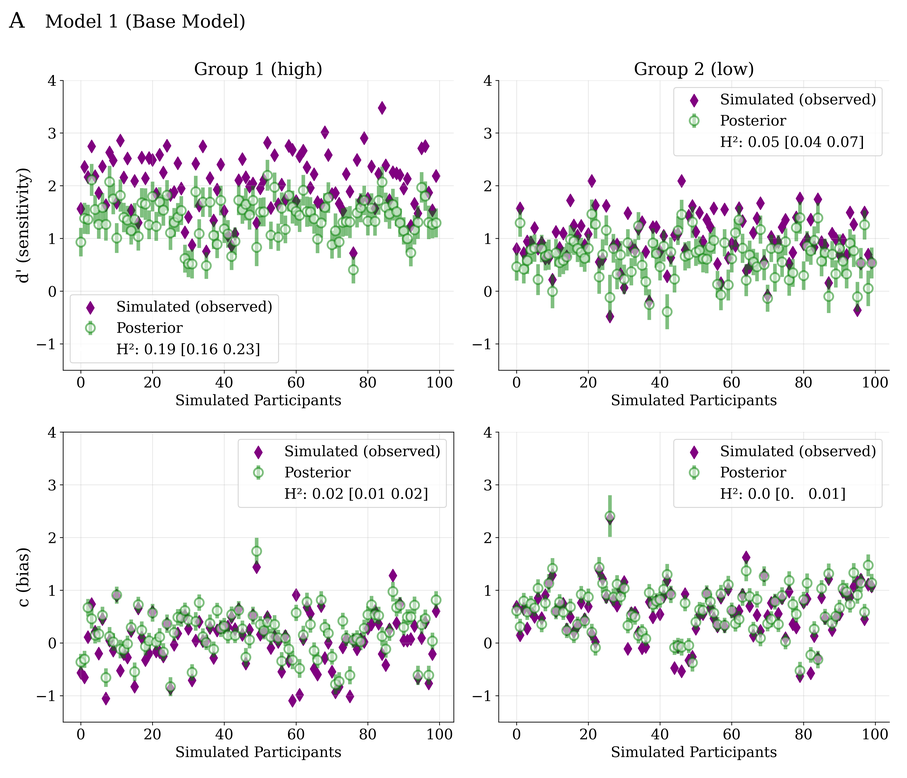
#> input picture model_posteriors/mod1_posteriors.png, 907 x 778 px, shrunk from 4200 x 3600 before the run
$ python combine_figures.py
#> lines starting #> are read from the running program, lines starting #| are printed output that depends on the picture
# -*- coding: utf-8 -*-
from PIL import Image
import matplotlib.pyplot as plt

plots = ["mod1_posteriors.png","mod2_posteriors.png","mod3_posteriors.png"]

im1,im2,im3 = [Image.open(plots[i]) for i in range(len(plots))]
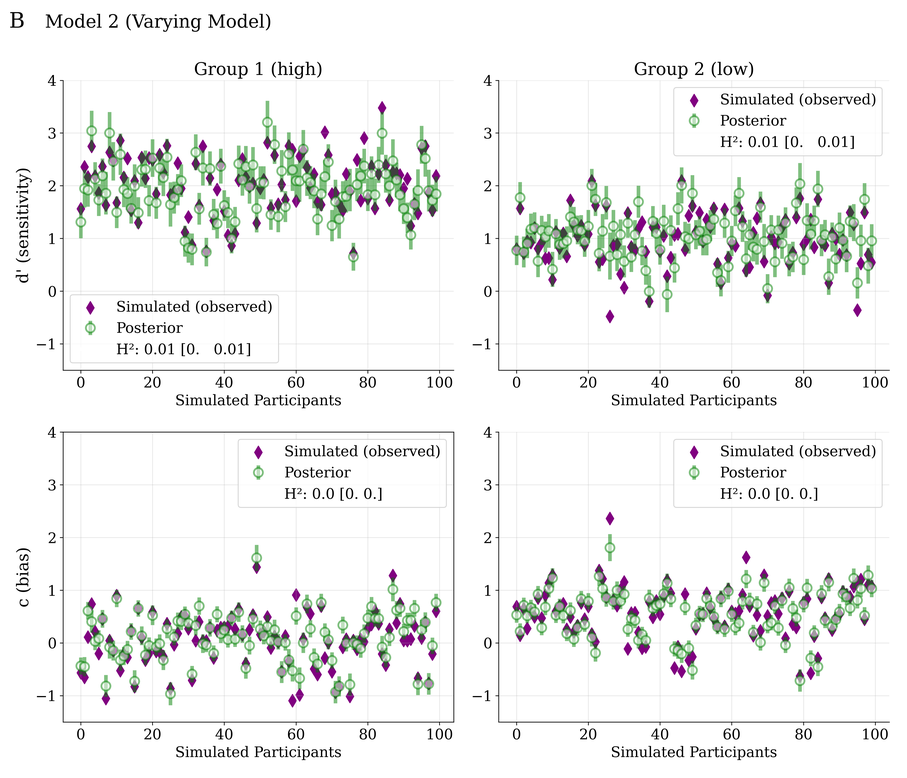
#> input picture model_posteriors/mod2_posteriors.png, 907 x 778 px, shrunk from 4200 x 3600 before the run
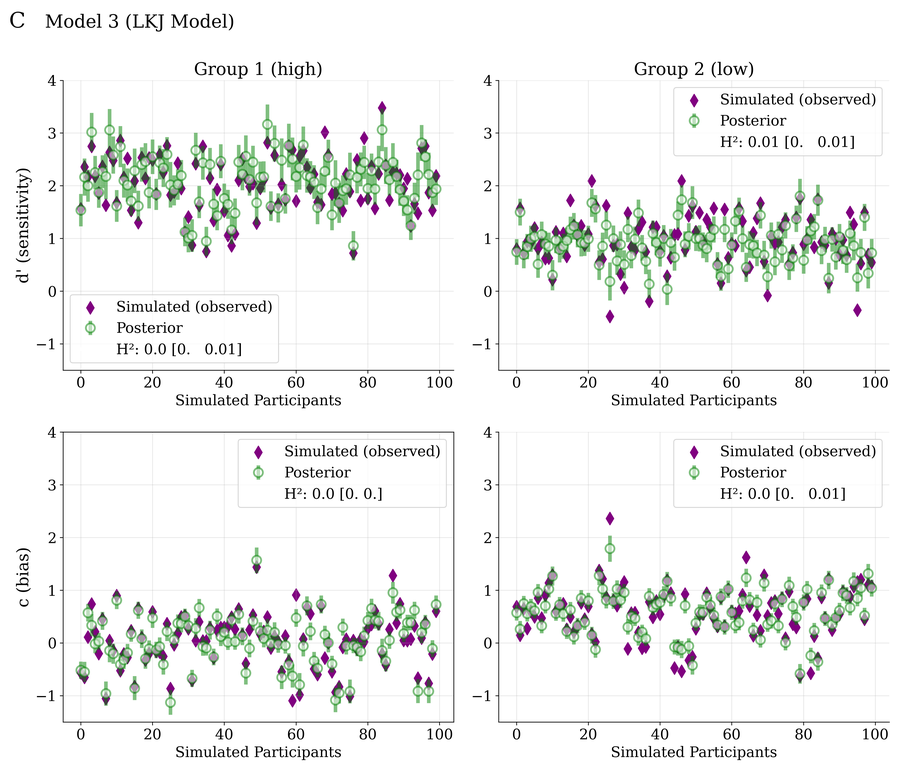
#> input picture model_posteriors/mod3_posteriors.png, 907 x 778 px, shrunk from 4200 x 3600 before the run
#> im1 is the input picture: PIL image 907x778 RGBA; mean R, G, B, A 238.8, 239.6, 238.8, 255
#> im2 is the input picture: PIL image 907x778 RGBA; mean R, G, B, A 238.8, 240.4, 238.8, 255
#> im3 is the input picture: PIL image 907x778 RGBA; mean R, G, B, A 239.2, 240.7, 239.2, 255

dst = Image.new('RGB', (im1.width*2 , im1.height*2), color=(255,255,255))
#> dst: PIL image 1814x1556 RGB; every value is 255

dst.paste(im1, (0, 0))
dst.paste(im2, (im1.width, 0))
dst.paste(im3, (0, im1.height))

dst.save("posterior_plots1.png")

dst = Image.new('RGB', (im1.width , im1.height*3), color=(255,255,255))
#> dst: PIL image 907x2334 RGB; every value is 255

dst.paste(im1, (0, 0))
dst.paste(im2, (0, im1.height))
dst.paste(im3, (0, im1.height*2))
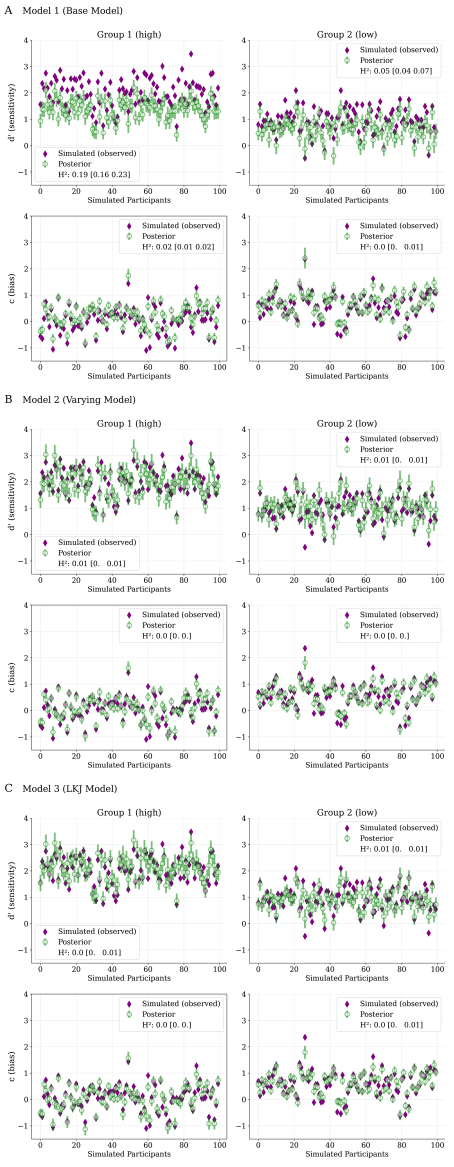
#> dst: PIL image 907x2334 RGB (shown at 1/2 size); mean R, G, B 238.9, 240.2, 238.9

dst.save("posterior_plots2.png")


plots = ["mod1_ROC.png","mod2_ROC.png","mod3_ROC.png"]

im1,im2,im3 = [Image.open(plots[i]) for i in range(len(plots))]
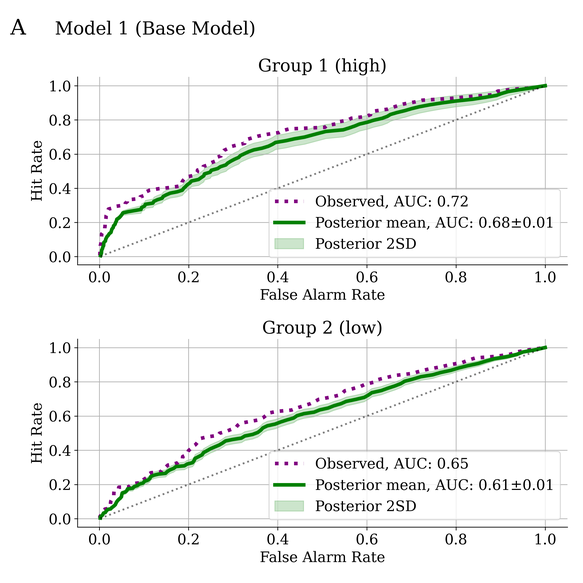
#> input picture model_posteriors/mod1_ROC.png, 583 x 583 px, shrunk from 2700 x 2700 before the run
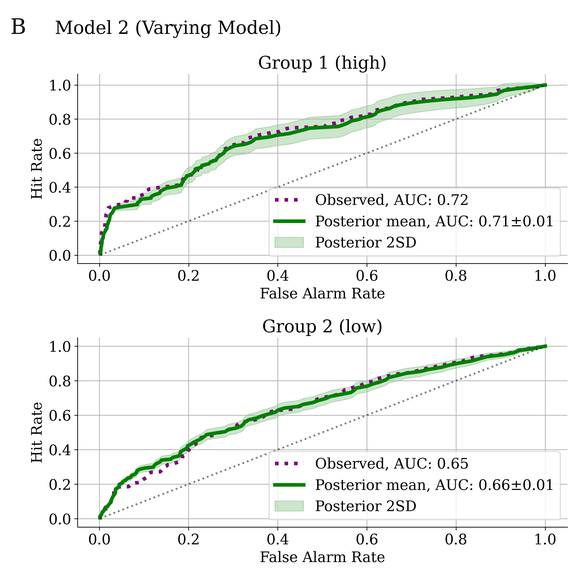
#> input picture model_posteriors/mod2_ROC.png, 583 x 583 px, shrunk from 2700 x 2700 before the run
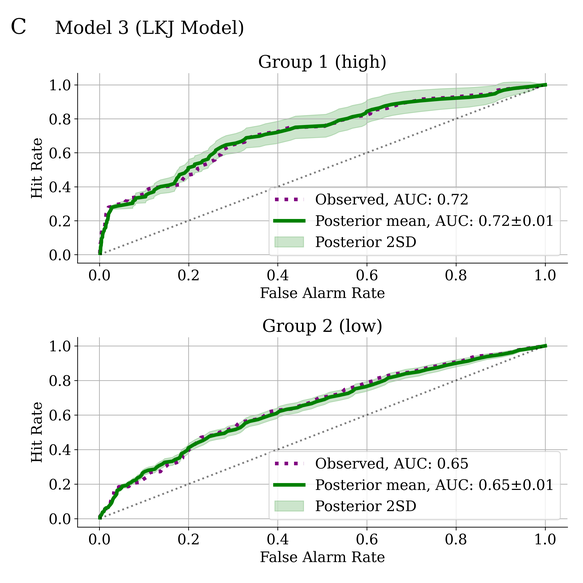
#> input picture model_posteriors/mod3_ROC.png, 583 x 583 px, shrunk from 2700 x 2700 before the run
#> im1 is the input picture: PIL image 583x583 RGBA; mean R, G, B, A 242.9, 244.2, 242.9, 255
#> im2 is the input picture: PIL image 583x583 RGBA; mean R, G, B, A 242.5, 244.3, 242.5, 255
#> im3 is the input picture: PIL image 583x583 RGBA; mean R, G, B, A 242.6, 244.5, 242.6, 255

dst = Image.new('RGB', (im1.width*2 , im1.height*2), color=(255,255,255))
#> dst: PIL image 1166x1166 RGB; every value is 255

dst.paste(im1, (0, 0))
dst.paste(im2, (im1.width, 0))
dst.paste(im3, (0, im1.height))
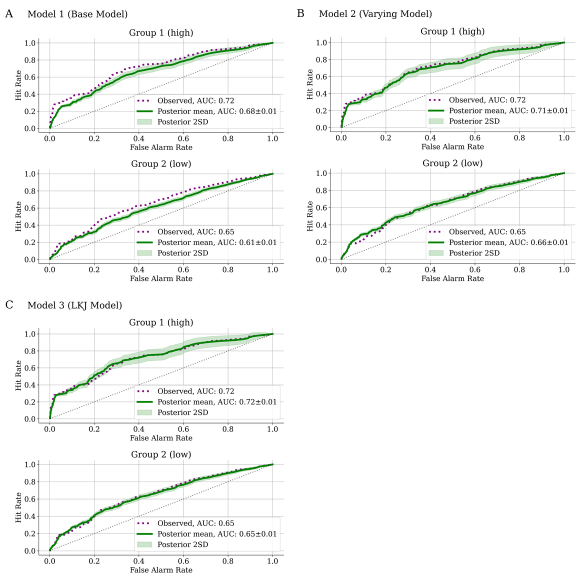
#> dst: PIL image 1166x1166 RGB (shown at 1/2 size); mean R, G, B 245.7, 247, 245.7

dst.save("roc_plots.png")
